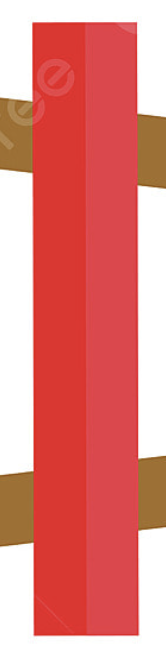
#> input picture Virtual Xylophone/Resources/A1.png, 166 x 664 px
$ python -i xylophone3.py   (imports and definitions only)
#> lines starting #> are read from the running program, lines starting #| are printed output that depends on the picture
import numpy as np
import time
import cv2
from pygame import mixer
import pickle


def state_machine(sumation, sound):
    # Check if blue color object present in the ROI
    yes = (sumation) > A1_thickness[0]*A1_thickness[1]*0.8

    # If present play the respective instrument.
    if yes and sound == 1:
        xylo_A1.play()
    elif yes and sound == 2:
        xylo_A2.play()
    elif yes and sound == 3:  # New condition for A4 drum
        xylo_A3.play()
    elif yes and sound == 4:
        xylo_A4.play()
    elif yes and sound == 5:
        xylo_A5.play()
    elif yes and sound == 6:
        xylo_A6.play()
    elif yes and sound == 7:
        xylo_A7.play()

def ROI_analysis(frame, sound):
    # converting the image into HSV
    hsv = cv2.cvtColor(frame, cv2.COLOR_BGR2HSV)
    # generating mask for
    mask = cv2.inRange(hsv, blueLower, blueUpper)

    # Calculating the number of white pixels depicting the blue color pixels in the ROI
    sumation = np.sum(mask)

    # Function that decides to play the instrument or not.
    state_machine(sumation, sound)

    return mask
def camera_access(frame):

    # [18 lines of commented-out code are left out]

    Verbose = False

    mixer.init()
    xylo_A1 = mixer.Sound('A1new.mp3')
    xylo_A2 = mixer.Sound('A2new.mp3')
    xylo_A3 = mixer.Sound('A3new.mp3')
    xylo_A4 = mixer.Sound('A4new.mp3')
    xylo_A5 = mixer.Sound('A5.wav')
    xylo_A6 = mixer.Sound('A6.wav')
    xylo_A7 = mixer.Sound('A7.wav')

    blueLower = (80, 150, 10)
    blueUpper = (120, 255, 255)

    # camera = cv2.VideoCapture(0)
    # ret, frame = camera.read()
    # H, W = frame.shape[:2]

    A1 = cv2.resize(cv2.imread('A1.png'), (300, 150), interpolation=cv2.INTER_CUBIC)
    A2 = cv2.resize(cv2.imread('A2.png'), (300, 150), interpolation=cv2.INTER_CUBIC)
    A3 = cv2.resize(cv2.imread('A3.png'), (300, 150), interpolation=cv2.INTER_CUBIC)
    A4 = cv2.resize(cv2.imread('A4.png'), (300, 150), interpolation=cv2.INTER_CUBIC)
    A5 = cv2.resize(cv2.imread('A5.png'), (300, 150), interpolation=cv2.INTER_CUBIC)
    A6 = cv2.resize(cv2.imread('A6.png'), (300, 150), interpolation=cv2.INTER_CUBIC)
    A7 = cv2.resize(cv2.imread('A7.png'), (300, 150), interpolation=cv2.INTER_CUBIC)

    A1_center = [np.shape(frame)[1]*1//8, np.shape(frame)[0]*6//8]
    A2_center = [np.shape(frame)[1]*2//8, np.shape(frame)[0]*6//8]
    A3_center = [np.shape(frame)[1]*3//8, np.shape(frame)[0]*6//8]
    A4_center = [np.shape(frame)[1]*4//8, np.shape(frame)[0]*6//8]
    A5_center = [np.shape(frame)[1]*5//8, np.shape(frame)[0]*6//8]
    A6_center = [np.shape(frame)[1]*6//8, np.shape(frame)[0]*6//8]
    A7_center = [np.shape(frame)[1]*7//8, np.shape(frame)[0]*6//8]

    A1_thickness = [300, 150]
    A1_top = [A1_center[0]-A1_thickness[0]//2, A1_center[1]-A1_thickness[1]//2]
    A1_btm = [A1_center[0]+A1_thickness[0]//2, A1_center[1]+A1_thickness[1]//2]

    A2_thickness = [300, 150]
    A2_top = [A2_center[0]-A2_thickness[0]//2, A2_center[1]-A2_thickness[1]//2]
    A2_btm = [A2_center[0]+A2_thickness[0]//2, A2_center[1]+A2_thickness[1]//2]

    A3_thickness = [300, 150]
    A3_top = [A3_center[0]-A3_thickness[0]//2, A3_center[1]-A3_thickness[1]//2]
    A3_btm = [A3_center[0]+A3_thickness[0]//2, A3_center[1]+A3_thickness[1]//2]

    A4_thickness = [300, 150]
    A4_top = [A4_center[0]-A4_thickness[0]//2, A4_center[1]-A4_thickness[1]//2]
    A4_btm = [A4_center[0]+A4_thickness[0]//2, A4_center[1]+A4_thickness[1]//2]

    A5_thickness = [300, 150]
    A5_top = [A5_center[0]-A5_thickness[0]//2, A5_center[1]-A5_thickness[1]//2]
    A5_btm = [A5_center[0]+A5_thickness[0]//2, A5_center[1]+A5_thickness[1]//2]

    A6_thickness = [300, 150]
    A6_top = [A6_center[0]-A6_thickness[0]//2, A6_center[1]-A6_thickness[1]//2]
    A6_btm = [A6_center[0]+A6_thickness[0]//2, A6_center[1]+A6_thickness[1]//2]

    A7_thickness = [300, 150]
    A7_top = [A7_center[0]-A7_thickness[0]//2, A7_center[1]-A7_thickness[1]//2]
    A7_btm = [A7_center[0]+A7_thickness[0]//2, A7_center[1]+A7_thickness[1]//2]

    time.sleep(1)

    while True:
        # Grab the current frame
        ret, frame = camera.read()
        frame = cv2.flip(frame, 1)

        if not ret:
            break

        # Selecting ROI corresponding to A1
        A1_ROI = np.copy(frame[A1_top[1]:A1_btm[1], A1_top[0]:A1_btm[0]])
        mask = ROI_analysis(A1_ROI, 1)

        # Selecting ROI corresponding to A2
        A2_ROI = np.copy(frame[A2_top[1]:A2_btm[1], A2_top[0]:A2_btm[0]])
        mask = ROI_analysis(A2_ROI, 2)

        # Selecting ROI corresponding to A3
        A3_ROI = np.copy(frame[A3_top[1]:A3_btm[1], A3_top[0]:A3_btm[0]])
        mask = ROI_analysis(A3_ROI, 3)  # Play A3 audio

        # Selecting ROI corresponding to A4
        A4_ROI = np.copy(frame[A4_top[1]:A4_btm[1], A4_top[0]:A4_btm[0]])
        mask = ROI_analysis(A4_ROI, 4)  # Play A4 audio

        # Selecting ROI corresponding to A5
        A5_ROI = np.copy(frame[A5_top[1]:A5_btm[1], A5_top[0]:A5_btm[0]])
        mask = ROI_analysis(A5_ROI, 5)  # Play A5 audio

        # Selecting ROI corresponding to A6
        A6_ROI = np.copy(frame[A6_top[1]:A6_btm[1], A6_top[0]:A6_btm[0]])
        mask = ROI_analysis(A6_ROI, 6)  # Play A6 audio

        # Selecting ROI corresponding to A7
        A7_ROI = np.copy(frame[A7_top[1]:A7_btm[1], A7_top[0]:A7_btm[0]])
        mask = ROI_analysis(A7_ROI, 7)  # Play A7 audio

        # Writing text on the image
        cv2.putText(frame, 'Project : Airial Xylophone', (10, 30), 2, 1, (20, 20, 20), 2)

        # Display the ROI to view the blue colour being detected
        if Verbose:
            # Displaying the ROI in the Image
            frame[A1_top[1]:A1_btm[1], A1_top[0]:A1_btm[0]] = cv2.bitwise_and(
                frame[A1_top[1]:A1_btm[1], A1_top[0]:A1_btm[0]],
                frame[A1_top[1]:A1_btm[1], A1_top[0]:A1_btm[0]], mask=mask[A1_top[1]:A1_btm[1], A1_top[0]:A1_btm[0]])
            frame[A2_top[1]:A2_btm[1], A2_top[0]:A2_btm[0]] = cv2.bitwise_and(
                frame[A2_top[1]:A2_btm[1], A2_top[0]:A2_btm[0]],
                frame[A2_top[1]:A2_btm[1], A2_top[0]:A2_btm[0]], mask=mask[A2_top[1]:A2_btm[1], A2_top[0]:A2_btm[0]])
            frame[A3_top[1]:A3_btm[1], A3_top[0]:A3_btm[0]] = cv2.bitwise_and(
                frame[A3_top[1]:A3_btm[1], A3_top[0]:A3_btm[0]],
                frame[A3_top[1]:A3_btm[1], A3_top[0]:A3_btm[0]], mask=mask[A3_top[1]:A3_btm[1], A3_top[0]:A3_btm[0]])
            frame[A4_top[1]:A4_btm[1], A4_top[0]:A4_btm[0]] = cv2.bitwise_and(
                frame[A4_top[1]:A4_btm[1], A4_top[0]:A4_btm[0]],
                frame[A4_top[1]:A4_btm[1], A4_top[0]:A4_btm[0]], mask=mask[A4_top[1]:A4_btm[1], A4_top[0]:A4_btm[0]])
            frame[A5_top[1]:A5_btm[1], A5_top[0]:A5_btm[0]] = cv2.bitwise_and(
                frame[A5_top[1]:A5_btm[1], A5_top[0]:A5_btm[0]],
                frame[A5_top[1]:A5_btm[1], A5_top[0]:A5_btm[0]], mask=mask[A5_top[1]:A5_btm[1], A5_top[0]:A5_btm[0]])
            frame[A6_top[1]:A6_btm[1], A6_top[0]:A6_btm[0]] = cv2.bitwise_and(
                frame[A6_top[1]:A6_btm[1], A6_top[0]:A6_btm[0]],
                frame[A6_top[1]:A6_btm[1], A6_top[0]:A6_btm[0]], mask=mask[A6_top[1]:A6_btm[1], A6_top[0]:A6_btm[0]])
            frame[A7_top[1]:A7_btm[1], A7_top[0]:A7_btm[0]] = cv2.bitwise_and(
                frame[A7_top[1]:A7_btm[1], A7_top[0]:A7_btm[0]],
                frame[A7_top[1]:A7_btm[1], A7_top[0]:A7_btm[0]], mask=mask[A7_top[1]:A7_btm[1], A7_top[0]:A7_btm[0]])

        else:
            # Augmenting the image of the instruments on the frame
            frame[A1_top[1]:A1_btm[1], A1_top[0]:A1_btm[0]] = cv2.addWeighted(A1, 1,
                                                                            frame[A1_top[1]:A1_btm[1], A1_top[0]:A1_btm[0]], 1, 0)
            frame[A2_top[1]:A2_btm[1], A2_top[0]:A2_btm[0]] = cv2.addWeighted(A2, 1,
                                                                            frame[A2_top[1]:A2_btm[1], A2_top[0]:A2_btm[0]], 1, 0)
            frame[A3_top[1]:A3_btm[1], A3_top[0]:A3_btm[0]] = cv2.addWeighted(A3, 1,
                                                                            frame[A3_top[1]:A3_btm[1], A3_top[0]:A3_btm[0]], 1, 0)
            frame[A4_top[1]:A4_btm[1], A4_top[0]:A4_btm[0]] = cv2.addWeighted(A4, 1,
                                                                            frame[A4_top[1]:A4_btm[1], A4_top[0]:A4_btm[0]], 1, 0)
            frame[A5_top[1]:A5_btm[1], A5_top[0]:A5_btm[0]] = cv2.addWeighted(A5, 1,
                                                                            frame[A5_top[1]:A5_btm[1], A5_top[0]:A5_btm[0]], 1, 0)
            frame[A6_top[1]:A6_btm[1], A6_top[0]:A6_btm[0]] = cv2.addWeighted(A6, 1,
                                                                            frame[A6_top[1]:A6_btm[1], A6_top[0]:A6_btm[0]], 1, 0)
            frame[A7_top[1]:A7_btm[1], A7_top[0]:A7_btm[0]] = cv2.addWeighted(A7, 1,
                                                                            frame[A7_top[1]:A7_btm[1], A7_top[0]:A7_btm[0]], 1, 0)
        cv2.imshow('Output', frame)
        key = cv2.waitKey(1) & 0xFF
    # if the 'q' key is pressed, stop the loop
        if key == ord("q"):
            break

    # Cleanup the camera and close any open windows
    camera.release()
    cv2.destroyAllWindows()


    pickle.dump(frame, open("model.pkl", "wb"))

>>> import cv2
>>> picture = cv2.imread('Resources/A1.png', cv2.IMREAD_GRAYSCALE)
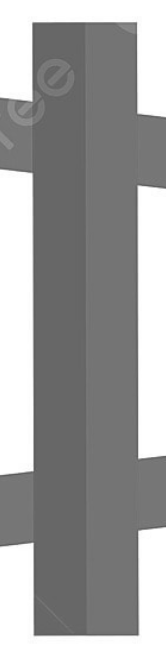
#> picture: shape (664, 166); min 82, max 255, mean 159.1
>>> result = camera_access(picture)
#> in camera_access, `A1 = cv2.resize(cv2.imread('A1.png'), (300, 150), interpolation=cv2.IN..`:
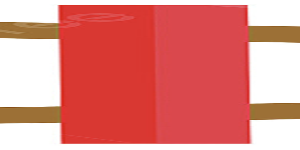
#> A1: shape (150, 300, 3); mean B, G, R 126.8, 131.9, 225.2
#> (the run stopped early here; a loop or call above may not have finished)

$ run again, on Virtual Xylophone/Resources/A2.png
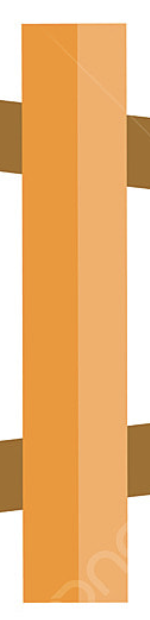
#> input picture Virtual Xylophone/Resources/A2.png, 150 x 620 px
#> `picture = cv2.imread('Resources/A1.png', cv2.IMREAD_GRAYSCALE)`:
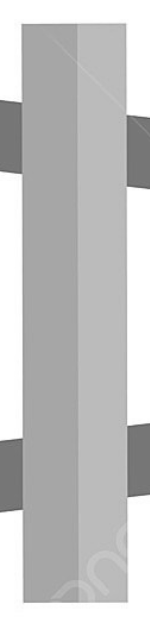
#> picture: shape (620, 150); min 82, max 255, mean 193.5

$ run again, on Virtual Xylophone/Resources/A4.png
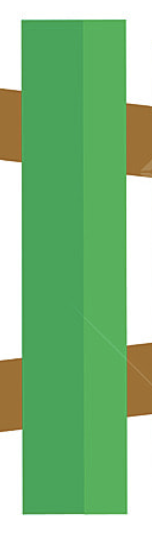
#> input picture Virtual Xylophone/Resources/A4.png, 152 x 546 px
#> `picture = cv2.imread('Resources/A1.png', cv2.IMREAD_GRAYSCALE)`:
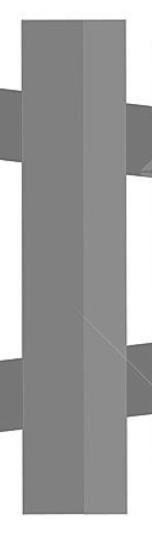
#> picture: shape (546, 152); min 81, max 255, mean 167.2
